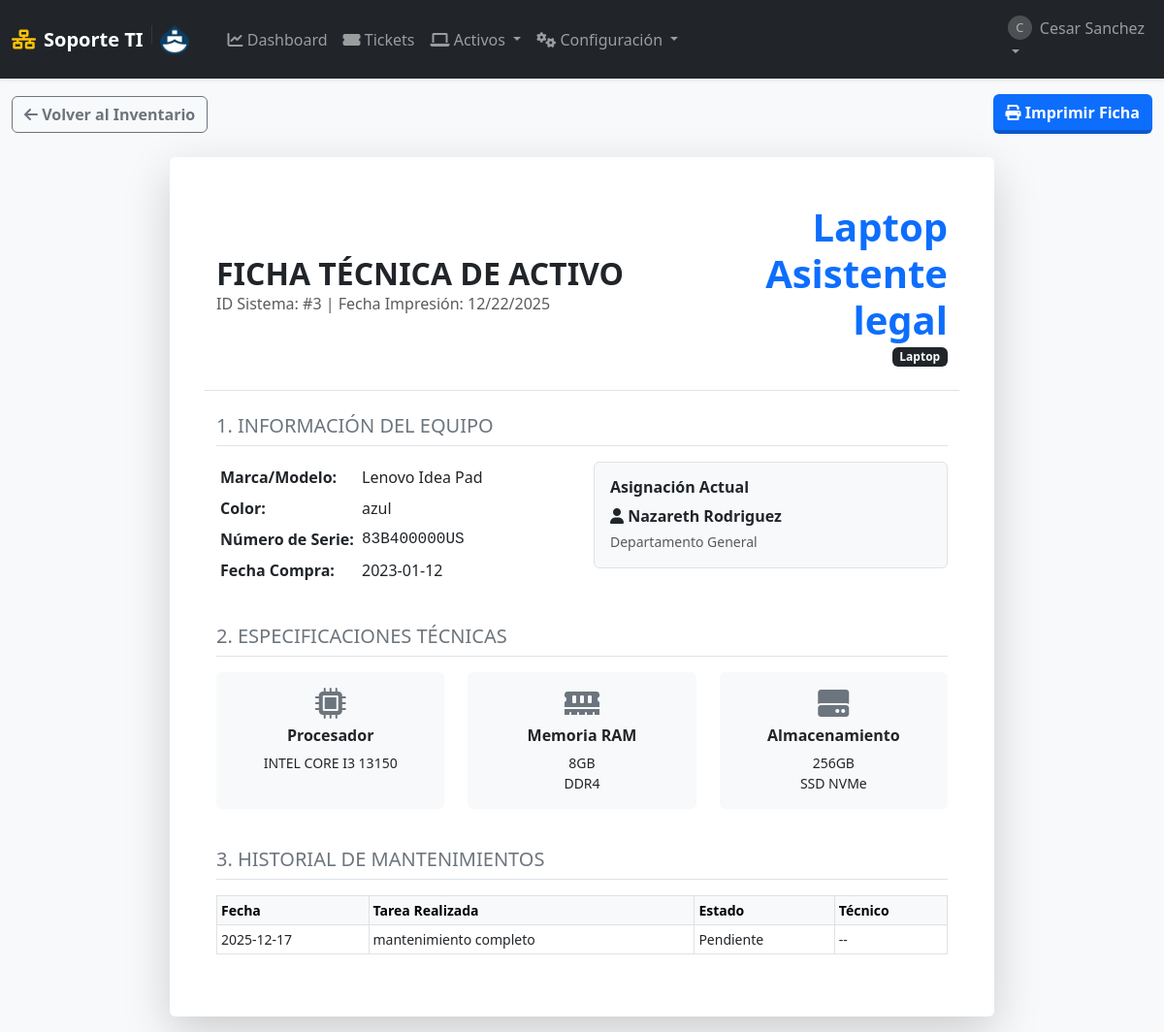
/equipos/ver/3 (signed in), run on an earlier commit of the app's database.
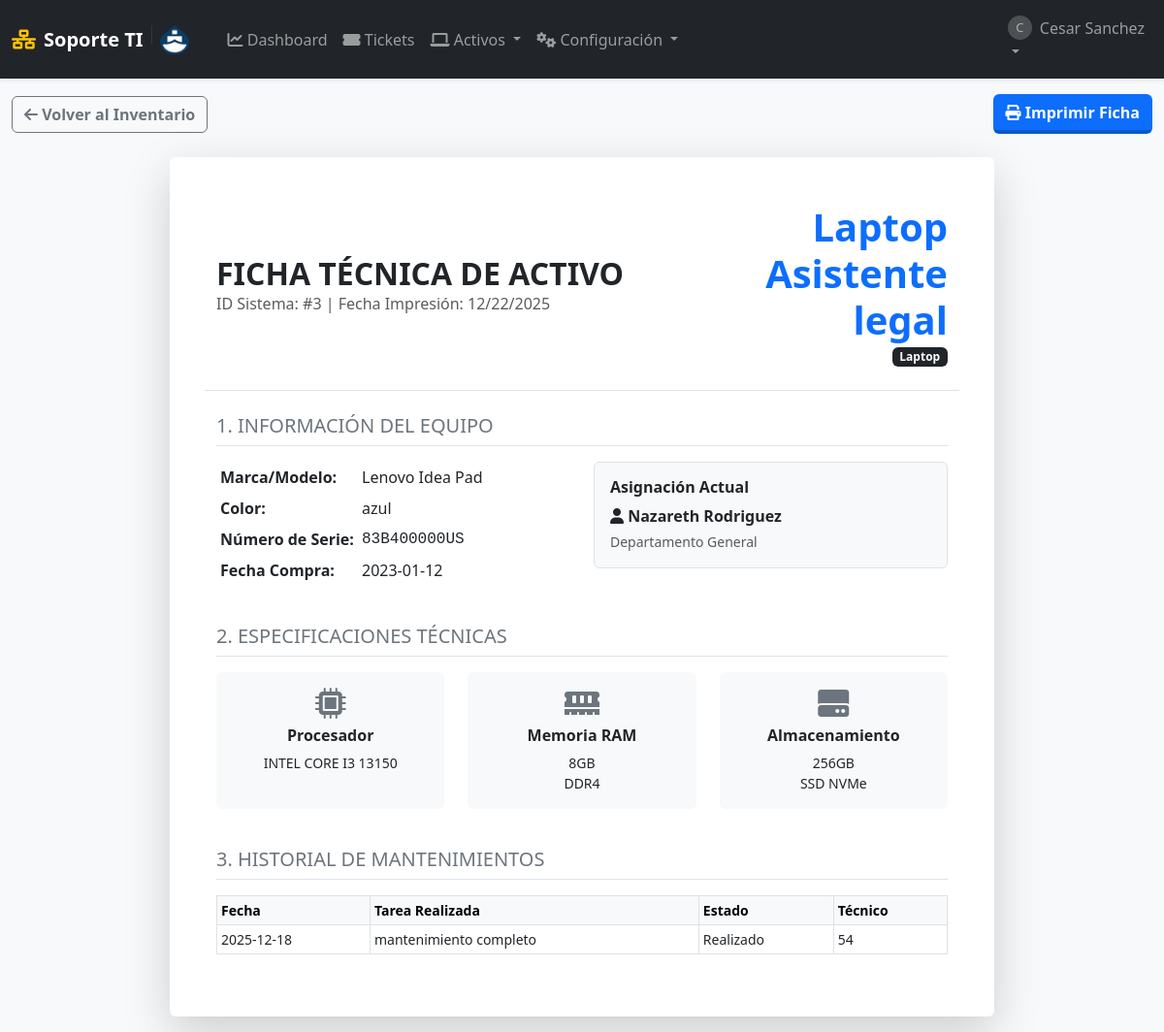
And on a later commit of the database.
### tables this page shows
CREATE TABLE mantenimientos (
            id INTEGER PRIMARY KEY AUTOINCREMENT,
            equipo_id INTEGER NOT NULL,
            titulo TEXT NOT NULL,
            fecha_programada DATE NOT NULL,
            estado TEXT DEFAULT 'Pendiente',
            tecnico_asignado_id INTEGER, motivo_reprogramacion TEXT,
            FOREIGN KEY (equipo_id) REFERENCES equipos (id) ON DELETE CASCADE,
            FOREIGN KEY (tecnico_asignado_id) REFERENCES usuarios (id) ON DELETE SET NULL
        );

### app.py (the view)
@app.route('/equipos/ver/<int:equipo_id>')
@login_required
def ver_equipo(equipo_id):
    db = get_db()
    equipo = db.execute("SELECT e.*, u.username as usuario_asignado, u.departamento FROM equipos e LEFT JOIN usuarios u ON e.usuario_asignado_id = u.id WHERE e.id = ?", (equipo_id,)).fetchone()
    if not equipo:
        flash('Equipo no encontrado.', 'danger')
        return redirect(url_for('lista_equipos'))
    historial = db.execute("SELECT * FROM mantenimientos WHERE equipo_id = ? ORDER BY fecha_programada DESC", (equipo_id,)).fetchall()
    return render_template('ver_equipo.html', equipo=equipo, historial=historial)

### app.py (called while the page is built)
def get_db():
    if 'db' not in g:
        g.db = sqlite3.connect(app.config['DB_FILE'])
        g.db.row_factory = sqlite3.Row
        g.db.execute("PRAGMA foreign_keys = ON")
    return g.db

def login_required(f):
    @wraps(f)
    def decorated_function(*args, **kwargs):
        if 'user_id' not in session:
            flash('Por favor, inicia sesión.', 'warning')
            return redirect(url_for('login'))
        return f(*args, **kwargs)
    return decorated_function

### templates/ver_equipo.html (shortened to what the changed rows need)
{% extends "layout.html" %}
{% block content %}
<div class="card shadow-lg border-0 mx-auto ficha-tecnica" style="max-width: 850px;">
    <div class="card-body p-5">
        <div class="row border-bottom pb-4 mb-4 align-items-center">
            <div class="col-8">
                <h2 class="fw-bold text-uppercase mb-0">Ficha Técnica de Activo</h2>
            </div>
        </div>
        <table class="table table-bordered table-sm small">
            <thead class="table-light">
                <tr>
                    <th>Fecha</th>
                    <th>Tarea Realizada</th>
                    <th>Estado</th>
                    <th>Técnico</th>
                </tr>
            </thead>
            <tbody>
                {% for mant in historial %}
                <tr>
                    <td>{{ mant.fecha_programada }}</td>
                    <td>{{ mant.titulo }}</td>
                    <td>{{ mant.estado }}</td>
                    <td>{{ mant.tecnico_asignado_id or '--' }}</td>
                </tr>
                {% else %}
                <tr><td colspan="4" class="text-center text-muted">Sin mantenimientos registrados</td></tr>
                {% endfor %}
            </tbody>
        </table>
    </div>
</div>
{% endblock %}

What changed in the data, as far as the page shows it:
changed mantenimientos "mantenimiento completo": fecha_programada "2025-12-17" → "2025-12-18"; estado "Pendiente" → "Realizado"; tecnico_asignado "--" → "54"
